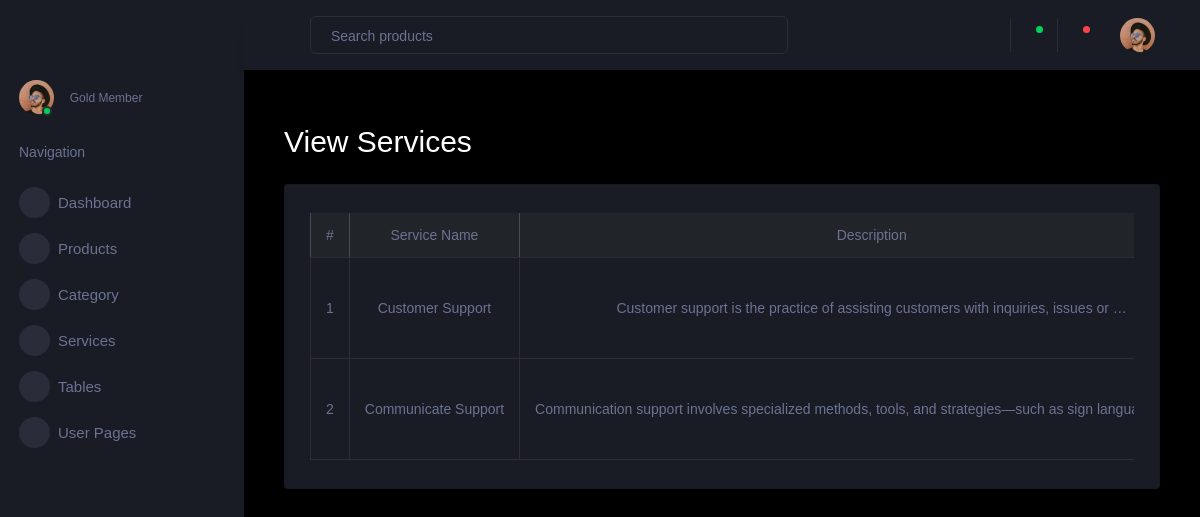
The app's page /store/view_services/ with its own data.
### Adminapp/models.py (models this page shows, shortened)
class serviceDb(models.Model):
    ServiceName=models.CharField(max_length=100)
    Description=models.TextField()
    ServiceImage=models.ImageField(upload_to="services")

### Adminapp/views.py (the view)
# urls.py: path('view_services/',views.view_services,name='view_services'),
def view_services(request):
    services=serviceDb.objects.all()
    return render(request,'view_services.html',{"services":services})

### Adminapp/templates/view_services.html (shortened to what this page needs)
{% extends "dashboard.html" %}
{% block content %}
<div class="container-fluid mt-4">
    <h2 class="mb-4 fw-bold">View Services</h2>
    <div class="card shadow-sm">
        <div class="card-body">
            <div class="table-responsive">
                <table class="table table-bordered table-hover align-middle text-center">
                    <thead class="table-dark">
                        <tr>
                            <th>#</th>
                            <th>Service Name</th>
                            <th>Description</th>
                        </tr>
                    </thead>
                    <tbody>
                        {% for service in services %}
                        <tr>
                            <td>{{ forloop.counter }}</td>
                            <td class="fw-semibold">{{ service.ServiceName }}</td>
                            <td>{{ service.Description|truncatewords:12 }}</td>
                        </tr>
                        {% empty %}
                        <tr>
                            <td colspan="4" class="text-muted">No services found</td>
                        </tr>
                        {% endfor %}
                    </tbody>
                </table>
            </div>
        </div>
    </div>
</div>
{% endblock %}

### records on screen
serviceDb: ServiceName "Customer Support", Description "Customer support is the practice of assisting customers with inquiries, issues or …"
serviceDb: ServiceName "Communicate Support", Description "Communication support involves specialized methods, tools, and strategies—such as sign…"
